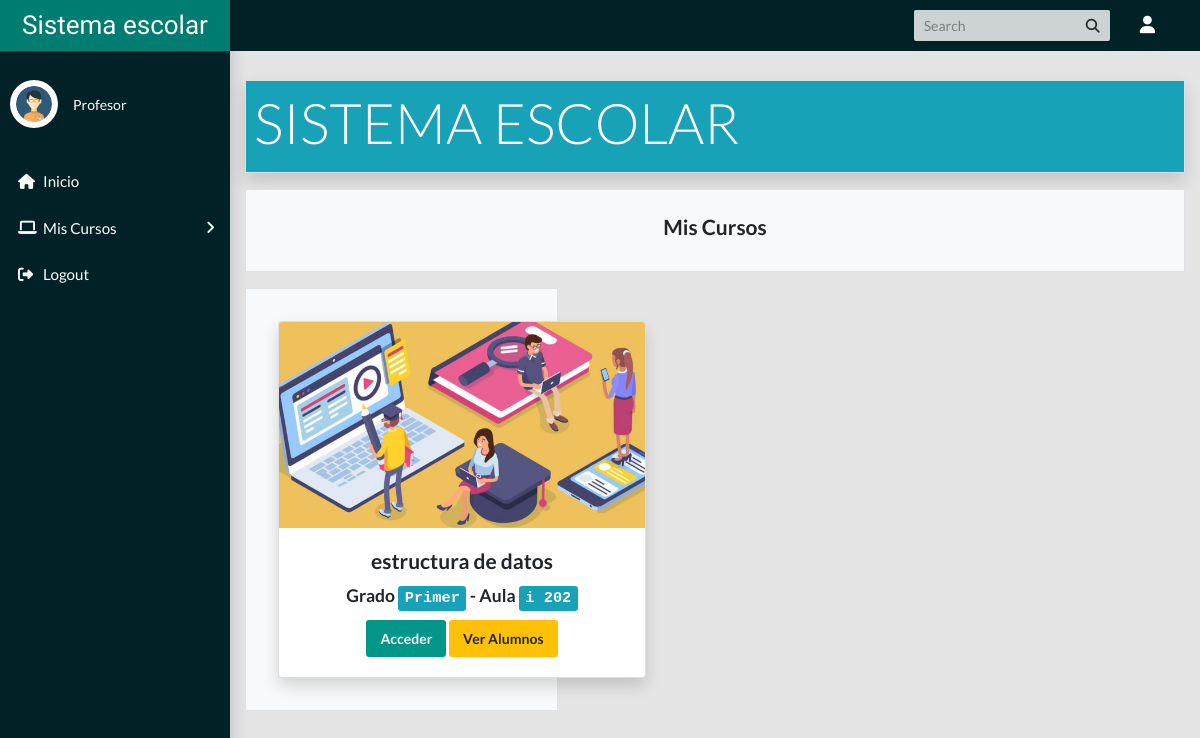
Screenshot of /profesor/index.php (signed in) with the database file from the repository.
### tables this page shows
CREATE TABLE `profesor_materia` (
  `pm_id` int(11) NOT NULL,
  `grado_id` int(11) NOT NULL,
  `aula_id` int(11) NOT NULL,
  `profesor_id` int(11) NOT NULL,
  `materia_id` int(11) NOT NULL,
  `periodo_id` int(11) NOT NULL,
  `estadopm` int(11) NOT NULL DEFAULT 1
);

CREATE TABLE `materias` (
  `materia_id` int(11) NOT NULL,
  `nombre_materia` varchar(100) NOT NULL,
  `estado` int(11) NOT NULL DEFAULT 1
);

CREATE TABLE `grados` (
  `grado_id` int(11) NOT NULL,
  `nombre_grado` varchar(100) NOT NULL,
  `estado` int(11) NOT NULL DEFAULT 1
);

CREATE TABLE `aulas` (
  `aula_id` int(11) NOT NULL,
  `nombre_aula` varchar(100) NOT NULL,
  `estado` int(11) NOT NULL DEFAULT 1
);

### profesor/index.php (the view)
<?php
require_once 'includes/header.php';
require_once '../includes/conexion.php';
$idprofesor = $_SESSION['profesor_id'];
$sql = "SELECT * FROM profesor_materia as pm
INNER JOIN grados as g ON pm.grado_id = g.grado_id
INNER JOIN aulas as a ON pm.aula_id = a.aula_id
INNER JOIN profesor as p ON pm.profesor_id = p.profesor_id
INNER JOIN materias as m ON pm.materia_id = m.materia_id WHERE pm.estadopm !=0 AND pm.profesor_id =
$idprofesor";
$query = $pdo->prepare($sql);
$query->execute();
$row = $query->rowCount();
?>
<main class="app-content">
  <div class="row">
    <div class="col-md-12 border shadow p-2 bg-info text-white">
        <h3 class="display-4" >SISTEMA ESCOLAR</h3>
    </div>
  </div>
  <div class="row">
    <div class="col-md-12 text-center border mt-3 p-4 bg-light">
      <h4>Mis Cursos</h4>
    </div>
  </div>
  <div class="row">
        <?php if($row >0 ){
          while($data = $query->fetch()){
        ?>
        <div class="col-md-4 text-center border mt-3 p-4 bg-light">
            <div class="card m-2 shadow" style="width: 23rem";>
              <img src="images/card-school.png" class="card-img-top" alt="...">
              <div class="card-body">
                <h4 class="card-title text-center"><?=$data['nombre_materia'] ?></h4>
                <h5 class="card-title"> Grado <kbd class="bg-info"><?= $data['nombre_grado'] ?></kbd> - Aula
                <kbd class="bg-info"><?=$data['nombre_aula']?></kdb></h5>
                <a href="contenido.php?curso=<?= $data['pm_id']?>" class="btn btn-primary">Acceder</a>
                <a href="alumnos.php?curso=<?= $data['pm_id']?>" class="btn btn-warning">Ver Alumnos</a>
              </div>
            </div>
        </div>
        <?php }  } ?>
      </div>
</main>
<?php
require_once 'includes/footer.php'
?>

### css/style.css (style rules this page uses)
*, *::before, *::after { padding: 0; margin: 0; box-sizing: border-box; }
body { font-family: 'Roboto', sans-serif; }

### rows the page displays
profesor_materia: materia.nombre_materia "estructura de datos", grado.nombre_grado "Primer", aula.nombre_aula "i 202"
